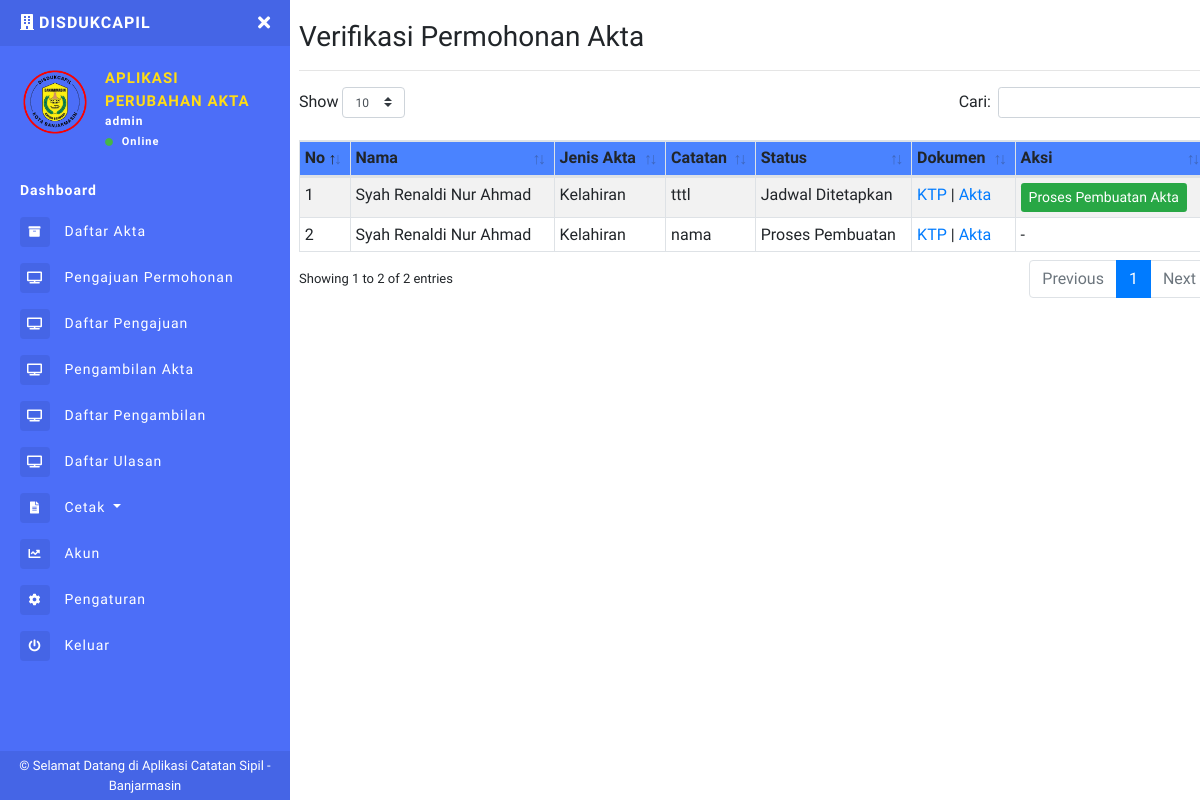
/r_pengajuan.php (signed in), run on an earlier commit of the app's database.
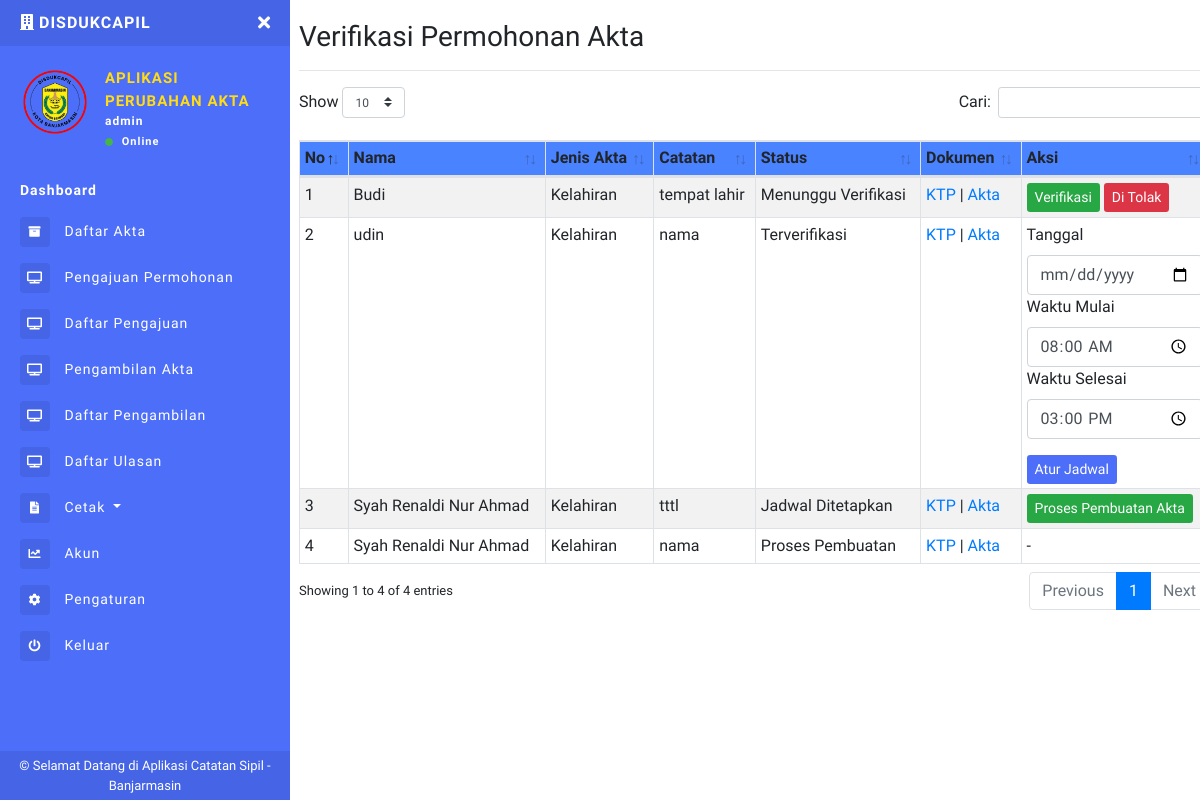
And on a later commit of the database.
### tables this page shows
CREATE TABLE `permohonan_akta` (
  `id_permohonan` int(11) NOT NULL,
  `id_user` int(11) NOT NULL,
  `jenis_akta` varchar(100) NOT NULL,
  `catatan_perubahan` text NOT NULL,
  `file_ktp_pemohon` varchar(255) NOT NULL,
  `file_akta_lama` varchar(255) NOT NULL,
  `status_permohonan` enum('Menunggu Verifikasi','Terverifikasi','Jadwal Ditetapkan','Datang ke Capil','Proses Pembuatan','Akta Selesai','Sudah Diambil','DI Tolak') DEFAULT 'Menunggu Verifikasi',
  `jadwal_kunjungan` date DEFAULT NULL,
  `waktu_kunjungan_mulai` time DEFAULT NULL,
  `waktu_kunjungan_selesai` time DEFAULT NULL,
  `kode_pengambilan` varchar(50) DEFAULT NULL,
  `tanggal_pengajuan` timestamp NOT NULL DEFAULT current_timestamp(),
  `tanggal_selesai` date DEFAULT NULL
);

CREATE TABLE `users` (
  `id_user` int(11) NOT NULL,
  `nik` varchar(16) NOT NULL,
  `no_kk` varchar(16) NOT NULL,
  `nama_lengkap` varchar(100) NOT NULL,
  `jk` enum('L','P') NOT NULL,
  `tempat_lahir` varchar(50) DEFAULT NULL,
  `tanggal_lahir` date DEFAULT NULL,
  `alamat` text DEFAULT NULL,
  `no_wa` varchar(15) DEFAULT NULL,
  `email` varchar(100) DEFAULT NULL,
  `password` varchar(255) NOT NULL,
  `role` varchar(255) NOT NULL,
  `logo` varchar(255) NOT NULL
);

### r_pengajuan.php (the view, shortened to what the changed rows need)
<?php
include 'sidebar.php';
$result = mysqli_query($conn, "SELECT p.*, u.nama_lengkap FROM permohonan_akta p JOIN users u ON p.id_user = u.id_user ORDER BY id_permohonan DESC");
?>
<body>
    <h1 class="h3 mb-0">Verifikasi Permohonan Akta</h1>
    <hr>
    <table class="table table-striped table-sm table-bordered dt-responsive nowrap" id="table" width="100%">
        <thead style="background-color: #4a83ffff;">
            <tr>
                <th>No</th>
                <th>Nama</th>
                <th>Jenis Akta</th>
                <th>Catatan</th>
                <th>Status</th>
                <th>Dokumen</th>
                <th>Aksi</th>
            </tr>
        </thead>
        <tbody>
            <?php
            $no = 1;
            while ($row = mysqli_fetch_assoc($result)) :
            ?>
                <tr>
                    <td><?php echo $no++; ?></td>
                    <td><?= htmlspecialchars($row['nama_lengkap']) ?></td>
                    <td><?= htmlspecialchars($row['jenis_akta']) ?></td>
                    <td><?= nl2br(htmlspecialchars($row['catatan_perubahan'])) ?></td>
                    <td><?= $row['status_permohonan'] ?></td>
                    <td>
                        <a href="uploads/<?= $row['file_ktp_pemohon'] ?>" target="_blank">KTP</a> |
                        <a href="uploads/<?= $row['file_akta_lama'] ?>" target="_blank">Akta</a>
                    </td>
                    <td>
                        <?php if ($row['status_permohonan'] == 'Menunggu Verifikasi'): ?>
                            <form method="post">
                                <button name="verifikasi" class="btn btn-success btn-sm">Verifikasi</button>
                                <button name="tolak" class="btn btn-danger btn-sm">Di Tolak</button>
                            </form>
                        <?php elseif ($row['status_permohonan'] == 'Terverifikasi'): ?>
                            <form method="post">
                                <div class="form-group">
                                    <label>Tanggal</label>
                                    <input type="date" name="jadwal_kunjungan" class="form-control" required>
                                    <label>Waktu Mulai</label>
                                    <input type="time" name="waktu_kunjungan_mulai" value="08:00" class="form-control" required>
                                    <label>Waktu Selesai</label>
                                    <input type="time" name="waktu_kunjungan_selesai" value="15:00" class="form-control" required>
                                </div>
                                <button name="atur_jadwal" class="btn btn-primary btn-sm">Atur Jadwal</button>
                            </form>
                        <?php elseif ($row['status_permohonan'] == 'Jadwal Ditetapkan'): ?>
                            <form method="post">
                                <button name="proses" class="btn btn-success btn-sm">Proses Pembuatan Akta</button>
                            </form>
                        <?php else: ?>
                            -
                        <?php endif; ?>
                    </td>
                </tr>
            <?php endwhile; ?>
        </tbody>
    </table>
</body>
</html>
<?php
include 'footer.php';
?>

### sidebar.php (shortened to what the changed rows need)
<!DOCTYPE html>
<html>
<head>
  <link rel="stylesheet" href="https://maxcdn.bootstrapcdn.com/bootstrap/4.0.0/css/bootstrap.min.css">
  <link href="assets/css/style.css" rel="stylesheet">
  <link href="https://use.fontawesome.com/releases/v5.0.6/css/all.css" rel="stylesheet">
  <link href="assets/vendor/datatables/dataTables.bootstrap4.min.css" rel="stylesheet">
  <link href="assets/vendor/datatables/responsive.bootstrap4.min.css" rel="stylesheet">
</head>
<body>
  <div class="page-wrapper chiller-theme toggled">
    <main class="page-content ml-4">
      <div class="container-fluid">
        <div class="d-block d-sm-block d-md-none d-lg-none py-2"></div>

What changed in the data, as far as the page shows it:
added permohonan_akta: id_user.nama_lengkap "Budi", jenis_akta "Kelahiran", catatan_perubahan "tempat lahir", status_permohonan "Menunggu Verifikasi"
added permohonan_akta: id_user.nama_lengkap "udin", jenis_akta "Kelahiran", catatan_perubahan "nama", status_permohonan "Terverifikasi"
Also different on the page:
text written by a page script: "Show Cari: Showing 1 to 2 of 2 entries Previous 1 Next" → "Show Cari: Showing 1 to 4 of 4 entries Previous 1 Next"
